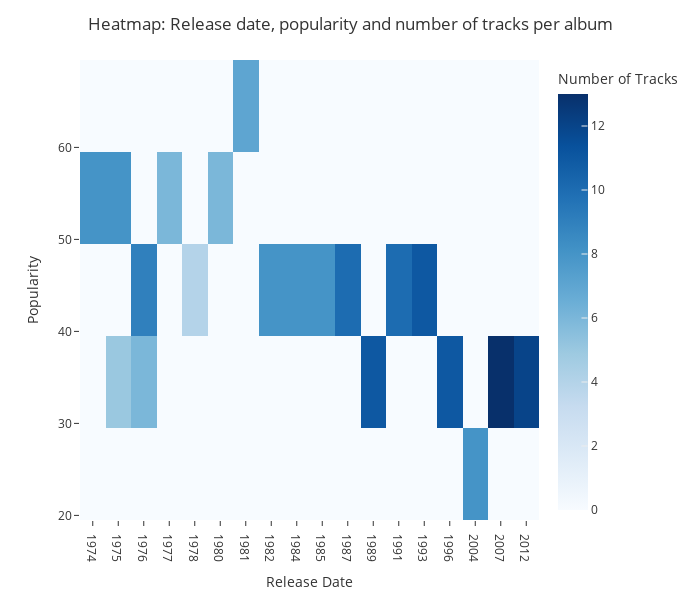

The code cell stored with this chart in its notebook:
### Markdown cell above
- Does the era affect the amount of tracks that an album had?

R:// Yes! The number of tracks per album has increased over time. The first album had 8 tracks and the last one 12 tracks.

### Code cell
#sotring by release date
df_albums=df_albums.sort_values(by=['Release Date'], ascending=True)
#heatmap of popularity, release date and number of tracks
fig = px.density_heatmap(df_albums,
                         x="Release Date",
                         y="popularity",
                         z="total_tracks",
                         #histfunc="max",
                         color_continuous_scale="Blues",
                         labels={'popularity':'Popularity', 'Release Date':'Release Date', 'total_tracks':'Number of Tracks'},
                         template="ggplot2")
fig.update_layout(title='Heatmap: Release date, popularity and number of tracks per album')
fig.layout['coloraxis']['colorbar']['title'] = 'Number of Tracks'
fig.update_layout(width=700, height=600)
fig.show()

### Figure 1 — Plotly figure (JSON) as saved in the notebook; plotly's stock layout.template omitted (floating-point values rounded to 4 significant figures)
{"data": [{"coloraxis": "coloraxis", "histfunc": "sum", "hovertemplate": "Release Date=%{x}<br>Popularity=%{y}<br>sum of Number of Tracks=%{z}<extra></extra>", "name": "", "x": ["1974", "1975", "1975", "1976", "1976", "1977", "1978", "1980", "1981", "1982", "1984", "1985", "1987", "1989", "1991", "1993", "1996", "2004", "2007", "2012"], "xaxis": "x", "xbingroup": "x", "y": [50, 35, 51, 37, 45, 51, 45, 55, 64, 47, 40, 40, 43, 36, 40, 41, 33, 28, 34, 37], "yaxis": "y", "ybingroup": "y", "z": [8, 5, 8, 6, 9, 6, 4, 6, 7, 8, 8, 8, 10, 11, 10, 11, 11, 8, 13, 12], "type": "histogram2d"}], "layout": {"xaxis": {"anchor": "y", "domain": [0.0, 1.0], "title": {"text": "Release Date"}}, "yaxis": {"anchor": "x", "domain": [0.0, 1.0], "title": {"text": "Popularity"}}, "coloraxis": {"colorbar": {"title": {"text": "Number of Tracks"}}, "colorscale": [[0.0, "rgb(247,251,255)"], [0.125, "rgb(222,235,247)"], [0.25, "rgb(198,219,239)"], [0.375, "rgb(158,202,225)"], [0.5, "rgb(107,174,214)"], [0.625, "rgb(66,146,198)"], [0.75, "rgb(33,113,181)"], [0.875, "rgb(8,81,156)"], [1.0, "rgb(8,48,107)"]]}, "legend": {"tracegroupgap": 0}, "margin": {"t": 60}, "title": {"text": "Heatmap: Release date, popularity and number of tracks per album"}, "width": 700, "height": 600}}
